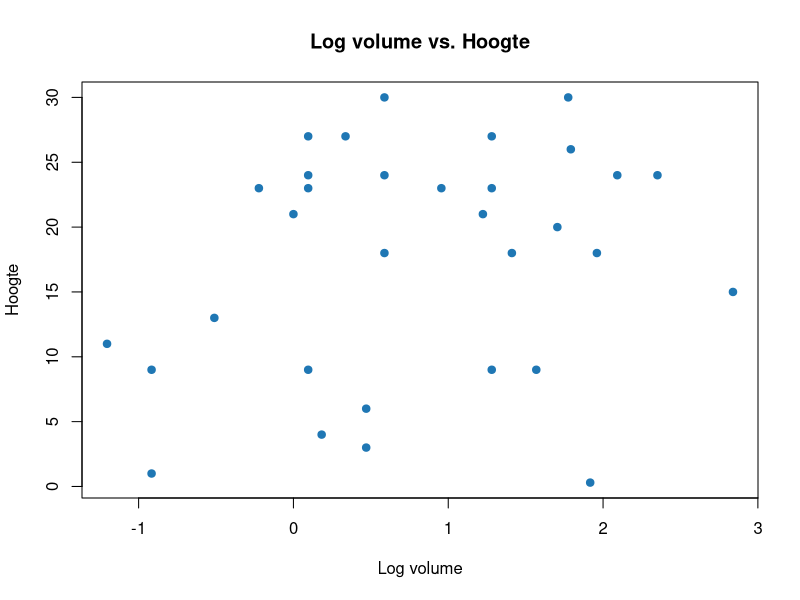

R code for this plot:
# constants
folder_path <- "vragen/vraag3/images/"
color_blue <- "#1f77b4"
siq_level <- 0.05

# Read the CSV file into a data frame 'eik'
eik <- read.csv("eik.csv", sep = ";", dec = ",")

# Use column 'boom' as the row names
rownames(eik) <- eik$boom

# Remove rows to  last 3 numbers of student number: 20215256 -> 256
i <- 2
j <- 5
k <- 6

# del: k + 1, j + 1, i + 1, jk + 1, ij + 1, ik + 1, ijk + 1, and i + j + k + 1
# One entry is not possible to remove: ijk + 1 = 61, due to index out of bounds
rows_to_remove <- c(
    k + 1, j + 1, i + 1, j * k + 1,
    i * j + 1, i * k + 1, i + j + k + 1
)
eik <- eik[-rows_to_remove, ]

# make a new column 'log_volume' with the log of the volume
eik$log_volume <- log(eik$Volume)

# make a scatter plot of the "log_volume" and "Hoogte"
plot(eik$log_volume, eik$Hoogte,
    main = "Log volume vs. Hoogte",
    xlab = "Log volume",
    ylab = "Hoogte",
    col = color_blue,
    pch = 19
)

# Save the scatter plot as a PNG file
dev.copy(png, paste(folder_path, "scatter_plot.png", sep = ""))
dev.off()

# Calculate the correlation coefficient
correlation_coefficient <- cor(eik$log_volume, eik$Hoogte)
# print(correlation_coefficient)

# Calculate the linear regression
linear_regression <- lm(Hoogte ~ log_volume, data = eik)
# print(linear_regression)

#  R-kwadraatwaarde
r_squared <- summary(linear_regression)$r.squared
print(r_squared*100)

# Calculate the Spearmans Rhos correlation coefficient
spearmans_rho <- cor(eik$log_volume, eik$Hoogte, method = "spearman")
# print(spearmans_rho)
